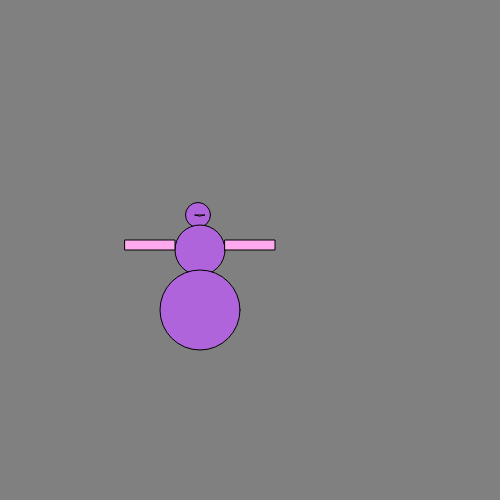
Frame 1 (no input)
Frame 60 (no input): identical to frame 1, image omitted
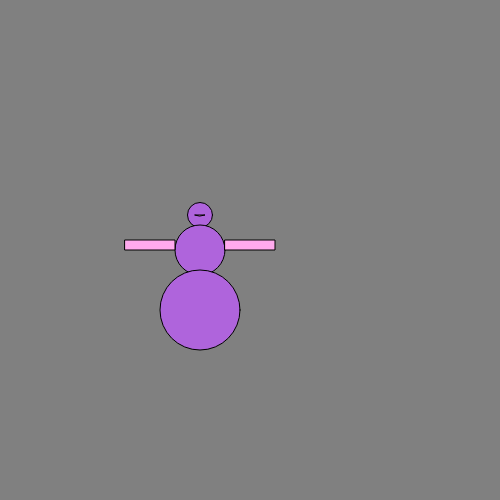
Frame 120 (the mouse pressed at the canvas centre since frame 60)

The p5.js sketch that drew these frames (run headless with seeded random() and noise() and a simulated clock; from frame 60 on, the mouse is pressed at the canvas centre):

// p5.js sketch
// ── sketch.js
var backgroundColor = 'gray';

var randNUM = 0;

var mapX = 0;

function setup() {
createCanvas(500,500);
    randNUM= random(254); 
    console.log(randNUM);

}

function draw() {
;
    background(backgroundColor)
//snowman
    mapX= map(mouseX,0, width,-2,2);
    fill(175,100,220);
    ellipse(200+ mapX,215,25,25);
    ellipse(200,250,50,50);
    ellipse(200,310,80,80);
 //arms
    fill(255,170,238);
    rect(225,240,50,10);
    rect(125,240,50,10);
    
    //nose
    fill(255,170,220);
    triangle(195,215,205,215,200,216)
}

function mousePressed(){
    //background(gray)
    backgroundColor='gray'
    
}

function mouseReleased(){
backgroundcolor='white'
    
}
